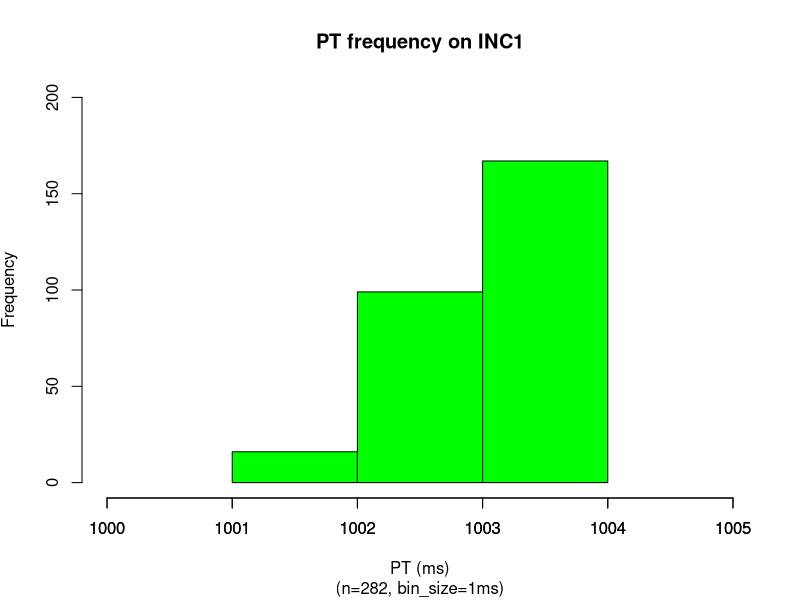
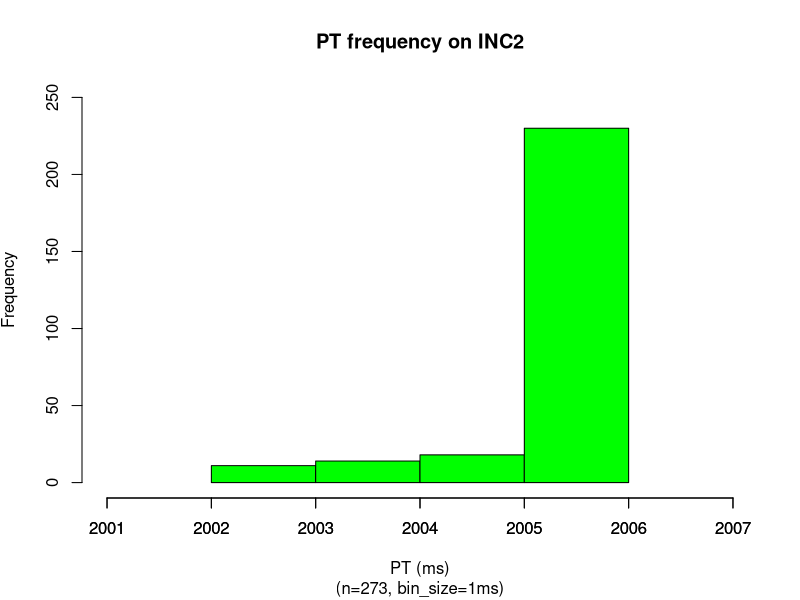
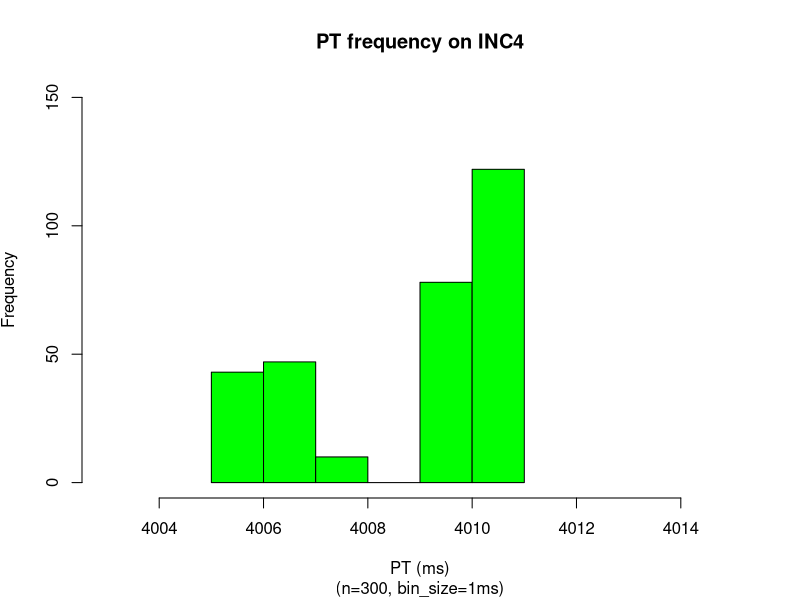
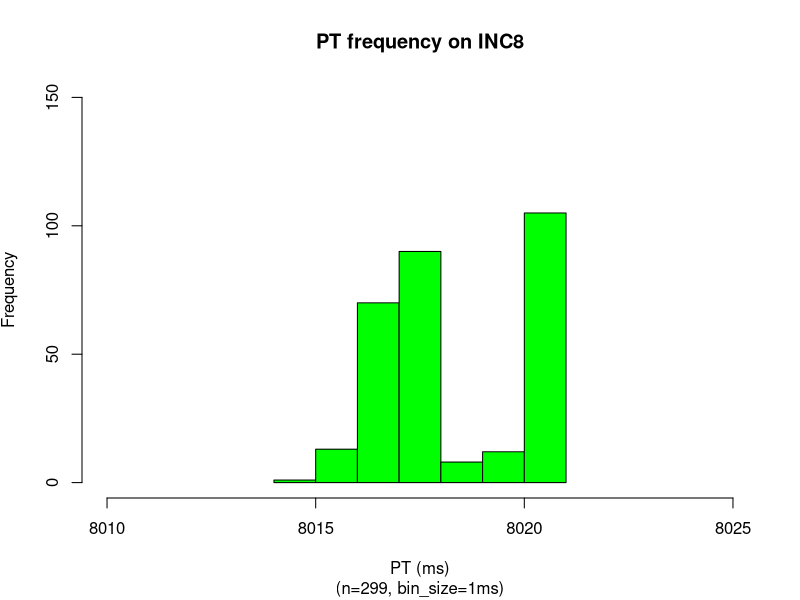
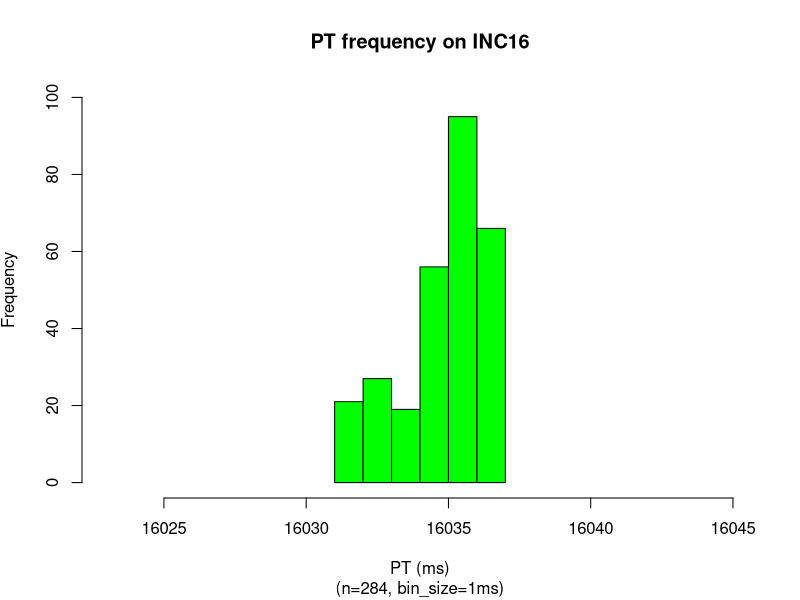
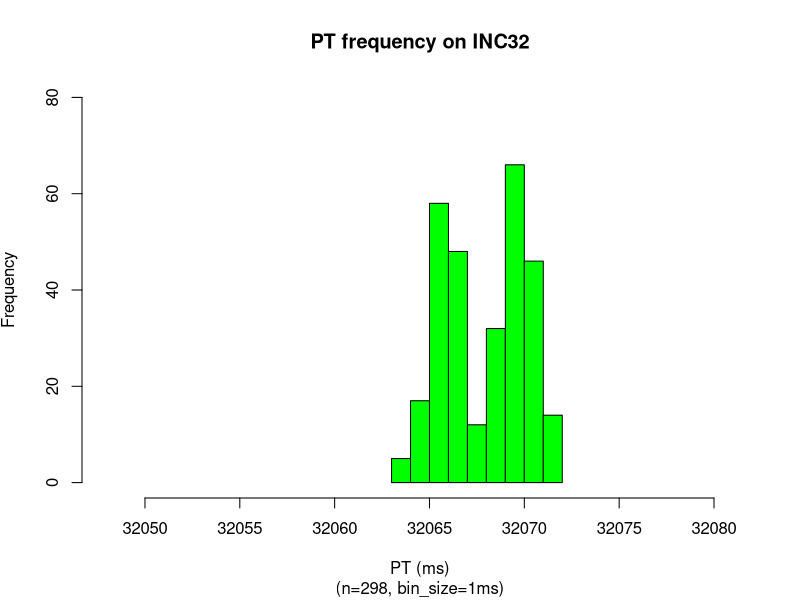
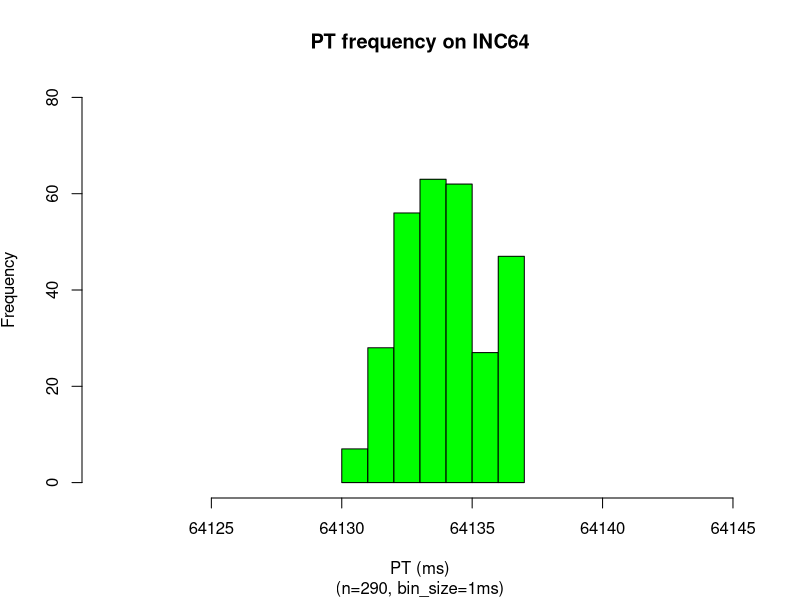
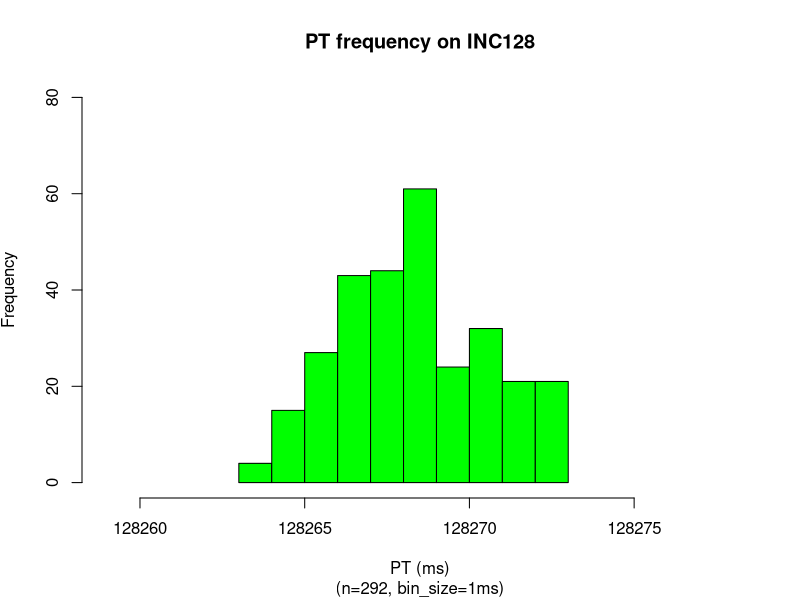

R code for these plots, in order:
### sodb10
numSamples <- 300
x = read.csv(file="1_sec.dat",head=TRUE,sep="\t")
x <- subset(x, x$ITERNUM <= numSamples)
setEPS()
postscript("1_sec_pt_hist_v5.eps")
binsize=1
x_up = mean(x$PRTIME) + 2*sd(x$PRTIME)
x_dn = mean(x$PRTIME) - 2*sd(x$PRTIME)
x = subset(x, x$PRTIME >= x_dn & x$PRTIME <= x_up)
nbins <- ceiling((max(x$PRTIME)-min(x$PRTIME)) / binsize)
h = hist(x$PRTIME, right=F, breaks=nbins,plot=F)
ymax <- max(h$counts)
ymax <- ceiling(ymax/100)*100
xmin <-min(x$PRTIME)
xmax <-max(x$PRTIME)
plot(h, axes = TRUE,freq=TRUE,ylim=c(0,ymax), xlim=c(xmin-1,xmax+1),col="green", main='PT frequency on INC1', 
sub=paste("(n=",nrow(x),", bin_size=",binsize,"ms)",sep=""), 
xlab='PT (ms)', ylab=expression('Frequency'))
xaxtl <- seq(xmin-1,xmax+1,by=1)
axis(side=1, at=xaxtl, labels=xaxtl)
dev.off()

x = read.csv(file="2_sec.dat",head=TRUE,sep="\t")
x <- subset(x, x$ITERNUM <= numSamples)
setEPS()
postscript("2_sec_pt_hist_v5.eps")
binsize=1
x_up = mean(x$PRTIME) + 2*sd(x$PRTIME)
x_dn = mean(x$PRTIME) - 2*sd(x$PRTIME)
x = subset(x, x$PRTIME >= x_dn & x$PRTIME <= x_up)
nbins <- ceiling((max(x$PRTIME)-min(x$PRTIME)) / binsize)
h = hist(x$PRTIME, right=F, breaks=nbins,plot=F)
ymax <- max(h$counts)
ymax <- ceiling(ymax/100)*100
ymax <- 250
xmin <-min(x$PRTIME)
xmax <-max(x$PRTIME)
plot(h, axes = TRUE,freq=TRUE,ylim=c(0,ymax), xlim=c(xmin-1,xmax+1),col="green", main='PT frequency on INC2', 
sub=paste("(n=",nrow(x),", bin_size=",binsize,"ms)",sep=""), 
xlab='PT (ms)', ylab=expression('Frequency'))
xaxtl <- seq(xmin-1,xmax+1,by=1)
axis(side=1, at=xaxtl, labels=xaxtl)
dev.off()

x = read.csv(file="4_sec.dat",head=TRUE,sep="\t")
x <- subset(x, x$ITERNUM <= numSamples)
setEPS()
postscript("4_sec_pt_hist_v5.eps")
x_up = mean(x$PRTIME) + 2*sd(x$PRTIME)
x_dn = mean(x$PRTIME) - 2*sd(x$PRTIME)
x = subset(x, x$PRTIME >= x_dn & x$PRTIME <= x_up)
h = hist(x$PRTIME, right=F,breaks=max(x$PRTIME)-min(x$PRTIME)+1,plot=F)
ymax <- max(h$counts)
ymax <- ceiling(ymax/100)*100
ymax <- 150
binsize=1
plot(h, ylim=c(0,ymax), axes = TRUE,freq=TRUE,xlim=c(min(x$PRTIME)-2,max(x$PRTIME)+4),col="green", main='PT frequency on INC4', 
sub=paste("(n=",nrow(x),", bin_size=",binsize,"ms)",sep=""), 
xlab='PT (ms)', ylab=expression('Frequency'))
dev.off()

x = read.csv(file="8_sec.dat",head=TRUE,sep="\t")
x <- subset(x, x$ITERNUM <= numSamples)
setEPS()
postscript("8_sec_pt_hist_v5.eps")
x <- subset(x, x$ITERNUM != 27)
x_up = mean(x$PRTIME) + 2*sd(x$PRTIME)
x_dn = mean(x$PRTIME) - 2*sd(x$PRTIME)
x = subset(x, x$PRTIME >= x_dn & x$PRTIME <= x_up)
h = hist(x$PRTIME, right=F,breaks=max(x$PRTIME)-min(x$PRTIME)+1,plot=F)
ymax <- max(h$counts)
ymax <- ceiling(ymax/100)*100
ymax <- 150
binsize=1
plot(h, ylim=c(0,ymax), axes = TRUE,freq=TRUE,xlim=c(min(x$PRTIME)-4,max(x$PRTIME)+4),col="green", main='PT frequency on INC8', 
sub=paste("(n=",nrow(x),", bin_size=",binsize,"ms)",sep=""), 
xlab='PT (ms)', ylab=expression('Frequency'))
dev.off()

x = read.csv(file="16_sec.dat",head=TRUE,sep="\t")
x <- subset(x, x$ITERNUM <= numSamples)
setEPS()
postscript("16_sec_pt_hist_v5.eps")
#x <- subset(x, x$ITERNUM != 686 & x$ITERNUM != 700)
x_up = mean(x$PRTIME) + 2*sd(x$PRTIME)
x_dn = mean(x$PRTIME) - 2*sd(x$PRTIME)
x = subset(x, x$PRTIME >= x_dn & x$PRTIME <= x_up)
h = hist(x$PRTIME, right=F,breaks=max(x$PRTIME)-min(x$PRTIME)+1,plot=F)
binsize=1
ymax <- max(h$counts)
ymax <- ceiling(ymax/100)*100
ymax <- 100
plot(h, ylim=c(0,ymax), axes = TRUE,freq=TRUE,xlim=c(min(x$PRTIME)-8,max(x$PRTIME)+8),col="green", main='PT frequency on INC16', 
sub=paste("(n=",nrow(x),", bin_size=",binsize,"ms)",sep=""), 
xlab='PT (ms)', ylab=expression('Frequency'))
dev.off()

x = read.csv(file="32_sec.dat",head=TRUE,sep="\t")
x <- subset(x, x$ITERNUM <= numSamples)
setEPS()
postscript("32_sec_pt_hist_v5.eps")
#x <- subset(x, x$ITERNUM != 284 & x$ITERNUM != 291 & x$ITERNUM != 727 & x$ITERNUM != 732 & x$ITERNUM != 734)
x_up = mean(x$PRTIME) + 2*sd(x$PRTIME)
x_dn = mean(x$PRTIME) - 2*sd(x$PRTIME)
x = subset(x, x$PRTIME >= x_dn & x$PRTIME <= x_up)
h = hist(x$PRTIME, right=F,breaks=max(x$PRTIME)-min(x$PRTIME)+1,plot=F)
binsize=1
ymax <- max(h$counts)
ymax <- ceiling(ymax/100)*100
ymax <- 80
plot(h, ylim=c(0,ymax), axes = TRUE,freq=TRUE,xlim=c(min(x$PRTIME)-15,max(x$PRTIME)+9),col="green", main='PT frequency on INC32', 
sub=paste("(n=",nrow(x),", bin_size=",binsize,"ms)",sep=""), 
xlab='PT (ms)', ylab=expression('Frequency'))
dev.off()

x = read.csv(file="64_sec.dat",head=TRUE,sep="\t")
x <- subset(x, x$ITERNUM <= numSamples)
setEPS()
postscript("64_sec_pt_hist_v5.eps")
#x <- subset(x, x$ITERNUM != 85 & x$ITERNUM != 89 & x$ITERNUM != 308 & x$ITERNUM != 312 & x$ITERNUM != 437 & x$ITERNUM != 437 & x$ITERNUM != 531 & x$ITERNUM != 535 & x$ITERNUM != 754 & x$ITERNUM != 758 & x$ITERNUM != 977 & x$ITERNUM != 981)
x_up = mean(x$PRTIME) + 2*sd(x$PRTIME)
x_dn = mean(x$PRTIME) - 2*sd(x$PRTIME)
x = subset(x, x$PRTIME >= x_dn & x$PRTIME <= x_up)
h = hist(x$PRTIME, right=F,breaks=max(x$PRTIME)-min(x$PRTIME)+1,plot=F)
binsize=1
ymax <- max(h$counts)
ymax <- ceiling(ymax/100)*100
ymax <- 80
plot(h, ylim=c(0,ymax), axes = TRUE,freq=TRUE,xlim=c(min(x$PRTIME)-9,max(x$PRTIME)+8),col="green", main='PT frequency on INC64', 
sub=paste("(n=",nrow(x),", bin_size=",binsize,"ms)",sep=""), 
xlab='PT (ms)', ylab=expression('Frequency'))
dev.off()

x = read.csv(file="128_sec.dat",head=TRUE,sep="\t")
x <- subset(x, x$ITERNUM <= numSamples)
setEPS()
postscript("128_sec_pt_hist_v5.eps")
#x <- subset(x, x$ITERNUM != 90 & x$ITERNUM != 202)
x_up = mean(x$PRTIME) + 2*sd(x$PRTIME)
x_dn = mean(x$PRTIME) - 2*sd(x$PRTIME)
x = subset(x, x$PRTIME >= x_dn & x$PRTIME <= x_up)
xmax <- max(x$PRTIME)
xmin <- min(x$PRTIME)
nbins <- ceiling((xmax-xmin) / binsize)
h = hist(x$PRTIME, right=F, breaks=nbins,plot=F)
binsize=1
ymax <- max(h$counts)
ymax <- ceiling(ymax/100)*100
ymax <- 80
plot(h, ylim=c(0,ymax), axes = TRUE,freq=TRUE,xlim=c(min(x$PRTIME)-4,max(x$PRTIME)+5),col="green", main='PT frequency on INC128', 
sub=paste("(n=",nrow(x),", bin_size=",binsize,"ms)",sep=""), 
xlab='PT (ms)', ylab=expression('Frequency'))
dev.off()

